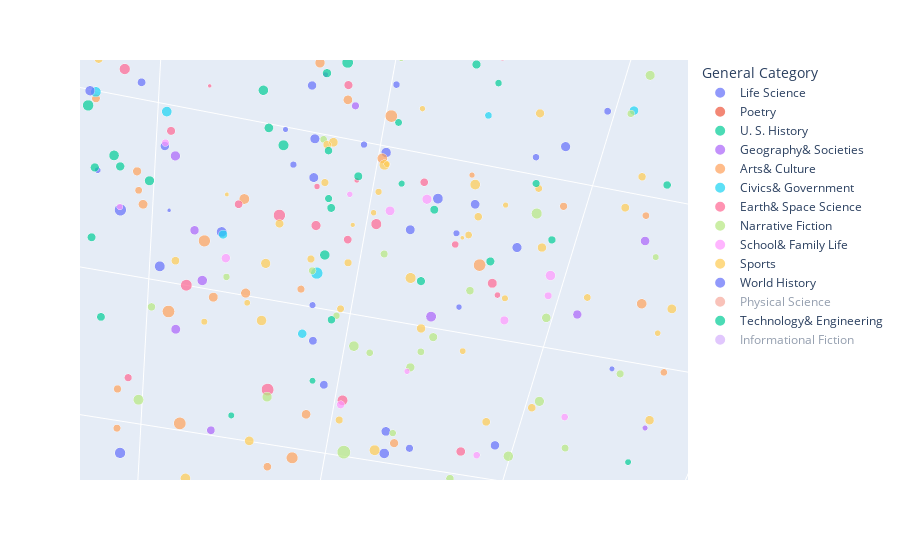

Notebook code for this chart:
### Code cell
fig1

### Figure 1 — Plotly figure (JSON) as saved in the notebook; plotly's stock layout.template omitted (floating-point values rounded to 4 significant figures; data arrays with more than 128 entries replaced by an {"elided": "..."} marker saying what was removed)
{"data": [{"hovertemplate": "General Category=Life Science<br>Word Count=%{x}<br>Lexile=%{y}<br>Polarity=%{z}<br>Named Entities=%{marker.size}<extra></extra>", "legendgroup": "Life Science", "marker": {"color": "#636efa", "size": {"elided": "363 int values"}, "sizemode": "area", "sizeref": 0.7875, "symbol": "circle"}, "mode": "markers", "name": "Life Science", "scene": "scene", "showlegend": true, "type": "scatter3d", "x": {"elided": "363 int values"}, "y": {"elided": "363 int values"}, "z": {"elided": "363 float values"}}, {"hovertemplate": "General Category=Poetry<br>Word Count=%{x}<br>Lexile=%{y}<br>Polarity=%{z}<br>Named Entities=%{marker.size}<extra></extra>", "legendgroup": "Poetry", "marker": {"color": "#EF553B", "size": [5, 0, 2, 2, 15, 6, 0, 1, 4, 51, 3, 5, 4, 1, 17, 8, 4, 3, 3, 0, 9, 6, 5, 1, 0, 36, 7, 2, 9, 11, 0, 0, 4, 0, 1, 11, 2, 2, 2, 2, 5, 0, 5, 4, 3, 0, 0, 1, 0, 6], "sizemode": "area", "sizeref": 0.7875, "symbol": "circle"}, "mode": "markers", "name": "Poetry", "scene": "scene", "showlegend": true, "type": "scatter3d", "x": [165, 48, 72, 61, 116, 82, 55, 56, 110, 996, 108, 81, 74, 110, 377, 291, 238, 111, 114, 45, 144, 95, 45, 61, 107, 577, 392, 140, 122, 128, 131, 69, 116, 107, 34, 177, 182, 133, 55, 257, 105, 49, 113, 41, 44, 30, 30, 32, 22, 89], "y": [null, null, null, null, null, null, null, null, null, null, null, null, null, null, null, null, null, null, null, null, null, null, 1010, null, null, null, null, null, null, null, null, null, null, null, null, null, null, null, null, null, null, null, null, null, null, null, null, null, null, null], "z": [0.01042, 0.06, -0.07778, -0.1167, 0.03619, 0.2815, 0, -0.1764, 0.199, 0.04855, 0.1244, -0.08036, -0.0625, -0.01429, 0.2471, 0.001786, 0.06516, -0.08788, 0.05, 0.6, 0.004798, 0.4262, -0.1, 0.005556, -0.1556, 0.0582, 0.2316, 0.1708, 0.09444, 0.4446, 0.07731, 0.1562, 0.21, 0.1833, -0.1556, -0.4583, 0.1698, -0.1786, -0.1417, 0.2828, -0.2604, 1, -0.347, 0.5, -0.375, -0.6, -0.6, 0.325, 0, 0.3438]}, {"hovertemplate": "General Category=U. S. History<br>Word Count=%{x}<br>Lexile=%{y}<br>Polarity=%{z}<br>Named Entities=%{marker.size}<extra></extra>", "legendgroup": "U. S. History", "marker": {"color": "#00cc96", "size": {"elided": "196 int values"}, "sizemode": "area", "sizeref": 0.7875, "symbol": "circle"}, "mode": "markers", "name": "U. S. History", "scene": "scene", "showlegend": true, "type": "scatter3d", "x": {"elided": "196 int values"}, "y": {"elided": "196 int values"}, "z": {"elided": "196 float values"}}, {"hovertemplate": "General Category=Geography& Societies<br>Word Count=%{x}<br>Lexile=%{y}<br>Polarity=%{z}<br>Named Entities=%{marker.size}<extra></extra>", "legendgroup": "Geography& Societies", "marker": {"color": "#ab63fa", "size": {"elided": "330 int values"}, "sizemode": "area", "sizeref": 0.7875, "symbol": "circle"}, "mode": "markers", "name": "Geography& Societies", "scene": "scene", "showlegend": true, "type": "scatter3d", "x": {"elided": "330 int values"}, "y": {"elided": "330 int values"}, "z": {"elided": "330 float values"}}, {"hovertemplate": "General Category=Arts& Culture<br>Word Count=%{x}<br>Lexile=%{y}<br>Polarity=%{z}<br>Named Entities=%{marker.size}<extra></extra>", "legendgroup": "Arts& Culture", "marker": {"color": "#FFA15A", "size": {"elided": "474 int values"}, "sizemode": "area", "sizeref": 0.7875, "symbol": "circle"}, "mode": "markers", "name": "Arts& Culture", "scene": "scene", "showlegend": true, "type": "scatter3d", "x": {"elided": "474 int values"}, "y": {"elided": "474 int values"}, "z": {"elided": "474 float values"}}, {"hovertemplate": "General Category=Civics& Government<br>Word Count=%{x}<br>Lexile=%{y}<br>Polarity=%{z}<br>Named Entities=%{marker.size}<extra></extra>", "legendgroup": "Civics& Government", "marker": {"color": "#19d3f3", "size": [40, 41, 47, 26, 17, 38, 59, 245, 112, 51, 82, 63, 33, 9, 35, 61, 36, 59, 151, 55, 12, 53, 77, 36, 60, 76, 60, 71, 30, 73, 60, 135, 78, 43, 36, 46, 94, 72, 42, 76, 61, 38, 32, 79, 29, 31, 66, 35, 20, 40, 54, 84, 104, 41, 11, 44, 21, 13, 35, 83, 20, 14, 36, 48, 38, 13, 33, 62, 13, 33, 62, 38, 5, 17, 60, 91, 11, 14, 23, 27, 39, 23, 0, 59, 36, 16, 21, 10, 23, 10, 23, 10, 12, 26, 8, 36, 44, 25], "sizemode": "area", "sizeref": 0.7875, "symbol": "circle"}, "mode": "markers", "name": "Civics& Government", "scene": "scene", "showlegend": true, "type": "scatter3d", "x": [209, 218, 623, 600, 208, 823, 1050, 1591, 775, 308, 951, 644, 471, null, 497, 419, 506, 1084, 1761, 302, 200, 683, 704, 227, 290, 894, 276, 881, 376, 1229, 523, 902, 892, 788, 758, 579, 1094, 645, 304, 457, 791, 712, 303, 516, 206, 259, 391, 376, 268, 206, 803, 742, 1009, 237, 348, 294, 227, 507, 323, 631, 299, 275, 320, 568, 236, 140, 268, 601, 140, 268, 601, 267, 430, 183, 448, 527, 346, 234, 248, 356, 279, 126, 86, 480, 230, 161, 127, 314, 240, 314, 240, 120, 80, 556, 232, 229, 277, 123], "y": [700, 720, 1110, 810, 740, 950, 1020, 1230, 1410, 640, 1220, 1020, 1260, null, 1010, 1470, 1360, 1100, 1430, 1300, 540, 1390, 1050, 740, 550, 1120, 1160, 1430, 660, 1260, 1450, 1450, 1180, 1170, 1140, 690, 1140, 1140, 1490, 1180, 890, 960, 670, 1180, 630, 1460, 830, 1070, 940, 660, 1260, 1160, 1020, 1020, 850, 810, 970, 790, 1420, 780, 790, 760, 660, 1120, 670, 770, 1130, 1150, 770, 1130, 1150, 730, 780, 780, 780, 810, 830, 740, 860, 1080, 830, 530, 400, 970, 1050, 750, 830, 440, 960, 440, 960, 570, 510, 870, 640, 940, 940, 350], "z": [0.1971, 0.145, 0.1775, 0.1247, 0.01982, 0.1525, 0.06818, 0.08095, 0.006251, 0.04134, -0.005823, 0.1504, 0.03214, 0.178, 0.08272, 0.1157, 0.1678, 0.2113, 0.1243, 0.1383, 0.2701, 0.02985, 0.08355, 0.425, 0.1692, 0.1611, 0.1052, 0.1142, 0.112, 0.0858, 0.04402, 0.05616, 0.1961, 0.2602, 0.1664, 0.1832, 0.1145, 0.08827, 0.104, 0.109, 0.1261, -0.02799, 0.235, 0.1991, -0.002863, 0.03056, 0.1631, 0.1404, 0.2643, 0.08194, 0.221, 0.08484, 0.08891, 0.2447, 0.119, 0.1925, 0.2281, 0.2309, 0.129, 0.1873, 0.1928, 0.1942, 0.1366, 0.0636, 0.1311, 0.3736, 0.1247, 0.1193, 0.3736, 0.1247, 0.1193, 0.1429, 0.09347, 0.1461, 0.2003, 0.08868, -0.05893, 0.1372, 0.21, 0.03691, 0.3698, 0.185, 0.2944, 0.09841, 0.1685, 0.2266, 0.1, 0.25, 0.1272, 0.25, 0.1272, 0, 0.3933, 0.0284, 0.2656, 0.1074, 0.1238, 0.1057]}, {"hovertemplate": "General Category=Earth& Space Science<br>Word Count=%{x}<br>Lexile=%{y}<br>Polarity=%{z}<br>Named Entities=%{marker.size}<extra></extra>", "legendgroup": "Earth& Space Science", "marker": {"color": "#FF6692", "size": {"elided": "279 int values"}, "sizemode": "area", "sizeref": 0.7875, "symbol": "circle"}, "mode": "markers", "name": "Earth& Space Science", "scene": "scene", "showlegend": true, "type": "scatter3d", "x": {"elided": "279 int values"}, "y": {"elided": "279 int values"}, "z": {"elided": "279 float values"}}, {"hovertemplate": "General Category=Narrative Fiction<br>Word Count=%{x}<br>Lexile=%{y}<br>Polarity=%{z}<br>Named Entities=%{marker.size}<extra></extra>", "legendgroup": "Narrative Fiction", "marker": {"color": "#B6E880", "size": {"elided": "323 int values"}, "sizemode": "area", "sizeref": 0.7875, "symbol": "circle"}, "mode": "markers", "name": "Narrative Fiction", "scene": "scene", "showlegend": true, "type": "scatter3d", "x": {"elided": "323 int values"}, "y": {"elided": "323 int values"}, "z": {"elided": "323 float values"}}, {"hovertemplate": "General Category=School& Family Life<br>Word Count=%{x}<br>Lexile=%{y}<br>Polarity=%{z}<br>Named Entities=%{marker.size}<extra></extra>", "legendgroup": "School& Family Life", "marker": {"color": "#FF97FF", "size": [24, 4, 87, 37, 7, 9, 58, 2, 142, 18, 2, 8, 24, 10, 9, 25, 6, 14, 5, 24, 22, 4, 42, 37, 44, 36, 74, 20, 56, 46, 28, 10, 38, 14, 15, 59, 26, 24, 41, 64, 7, 9, 18, 10, 21, 3, 9, 20, 44, 29, 11, 35, 35, 28, 87, 18, 28, 18, 18, 12, 12, 38, 29, 47, 2, 37, 26, 38, 29, 51, 72, 71, 15, 30, 59, 47, 21, 23, 70, 24, 10, 4, 0, 2, 16, 0, 10, 27, 4, 0, 9, 6, 47, 35, 16, 9, 52, 51, 13, 2, 2, 0, 41, 4, 10, 2, 0, 26, 8, 14, 14, 6, 24, 50, 0, 28, 6, 39, 5, 27, 25, 7, 70, 12, 18, 35], "sizemode": "area", "sizeref": 0.7875, "symbol": "circle"}, "mode": "markers", "name": "School& Family Life", "scene": "scene", "showlegend": true, "type": "scatter3d", "x": [327, 185, 1626, 1347, 202, 448, 629, 195, 1636, 524, 268, 204, 427, 139, 199, 1215, 681, 239, 190, 431, 622, 171, 1027, 732, 539, 928, 1033, 205, 1149, 320, 187, 189, 1248, 501, 509, 1015, 748, 276, 897, 977, 174, 484, 1191, 199, 433, 141, 283, 445, 1177, 187, 293, 1181, 645, 637, 2299, 495, 548, 428, 427, 277, 419, 378, 583, 1165, 500, 544, 1004, 614, 1027, 399, 554, 591, 435, 983, 956, 535, 313, 519, 978, 489, 96, 107, 72, 70, 301, 101, 86, 334, 97, 57, 163, 104, 424, 109, 356, 62, 751, 110, 131, 76, 76, 90, 553, 78, 183, 105, 108, 313, 210, 248, 248, 100, 283, 620, 91, 324, 169, 357, 217, 327, 318, 105, 421, 102, 132, 372], "y": [690, 910, 700, 900, 280, 1030, 1070, 770, 690, 1030, 660, 560, 790, 290, 660, 960, 890, 560, 720, 770, 1020, 490, 900, 1070, 650, 830, 880, 600, 890, 690, 450, 600, 850, 620, 550, 840, 960, 630, 1070, 990, 550, 690, 880, 450, 420, 590, 600, 650, 790, 370, 740, 1210, 1050, 750, 940, 1110, 1100, 620, 690, 640, 740, 840, 1110, 1000, 660, 1130, 1020, 1110, 1140, 980, 940, 820, 640, 950, 1040, 1150, 1070, 960, 960, 950, 1000, 380, 560, 440, 1060, 650, 280, 960, 320, 270, 950, 440, 1110, 300, 1000, 180, 1040, 200, 300, 340, 340, 430, 1110, 380, 560, 470, 410, 730, 1020, 950, 950, 250, 1000, 1020, 300, 1060, 1070, 910, 1020, 1240, 1000, 380, 1040, 430, 890, 910], "z": [0.01798, 0.09425, 0.1996, 0.1691, 0.01832, 0.06746, 0.05397, 0.2089, 0.05079, 0.1426, 0.1996, 0.03502, 0.03631, 0.13, 0.1012, 0.1679, 0.0541, 0.05873, -0.1597, -0.007702, 0.1772, 0.02222, 0.1347, 0.06119, 0.1739, 0.09647, 0.1821, 0.05435, 0.212, 0.3233, 0.1118, 0.4196, 0.1674, 0.1195, 0.0325, 0.03837, 0.01804, 0.09504, 0.05565, 0.1778, 0.2727, 0.1707, 0.06456, 0.5, 0.004698, 0.02167, 0.08088, 0.0895, 0.1054, 0.2236, 0.1684, 0.1885, 0.1698, 0.07915, 0.1824, 0.05432, 0.08633, 0.1096, 0.3607, 0.04728, 0.1848, 0.08899, 0.1739, 0.09554, 0.2288, 0.1806, 0.2686, 0.009746, 0.1554, 0.1704, 0.02875, 0.1305, 0.06778, -0.09245, 0.03094, 0.07127, 0.1243, 0.2127, 0.2486, 0.06398, 0.104, 0.25, 0.2589, -0.08732, 0.2329, 0.3063, 0.3125, 0.08571, 0.3381, 0.4562, -0.04375, 0.2339, 0.1073, 0.035, 0.2812, 0.4917, 0.08542, 0.04167, 0.03, 0.075, 0.075, 0.3345, 0.09444, 0.2089, 0.4136, 0.06997, 0.3106, 0.06228, -0.08843, 0.2584, 0.2584, 0.08929, 0.2391, 0.1451, 0.45, 0.2524, 0.03146, 0.1132, 0.2062, 0.07694, -0.03844, 0.1016, 0.108, 0.3898, 0.1955, 0.1382]}, {"hovertemplate": "General Category=Sports<br>Word Count=%{x}<br>Lexile=%{y}<br>Polarity=%{z}<br>Named Entities=%{marker.size}<extra></extra>", "legendgroup": "Sports", "marker": {"color": "#FECB52", "size": {"elided": "247 int values"}, "sizemode": "area", "sizeref": 0.7875, "symbol": "circle"}, "mode": "markers", "name": "Sports", "scene": "scene", "showlegend": true, "type": "scatter3d", "x": {"elided": "247 int values"}, "y": {"elided": "247 int values"}, "z": {"elided": "247 float values"}}, {"hovertemplate": "General Category=World History<br>Word Count=%{x}<br>Lexile=%{y}<br>Polarity=%{z}<br>Named Entities=%{marker.size}<extra></extra>", "legendgroup": "World History", "marker": {"color": "#636efa", "size": [39, 146, 45, 52, 36, 146, 54, 8, 21, 51, 15, 38, 9, 12, 71, 73, 150, 78, 23, 44, 17, 74, 1, 56, 47, 46, 43, 10, 30, 60, 63, 34, 10, 9, 63, 62, 32, 24, 76, 48, 27, 35, 64, 10, 5, 16, 18, 64, 19, 26, 26, 13, 58, 24, 16, 11, 21, 51, 33, 12, 17, 20, 79, 5, 26, 74, 20, 79, 5, 26, 74, 50, 25, 53, 56, 21, 31, 56, 9, 46, 13, 27, 19, 35, 20, 32, 8, 18, 47, 15, 27, 70, 16, 3, 31, 4, 32, 11, 15, 72, 23, 59, 12, 13, 8, 8, 23, 23, 31, 46, 52, 76, 20, 31, 41, 10, 15], "sizemode": "area", "sizeref": 0.7875, "symbol": "circle"}, "mode": "markers", "name": "World History", "scene": "scene", "showlegend": true, "type": "scatter3d", "x": [816, 734, 677, 1175, 1013, 1386, 302, 196, 567, 438, 511, 753, 0, 370, 891, 386, 1437, 956, 536, 394, 230, 630, 257, 316, 470, 368, 246, 131, 384, 400, 447, 508, 153, 198, 314, 566, 425, 263, 426, 251, 198, 282, 805, 292, 157, 214, 151, 355, 219, 458, 564, 228, 475, 359, 251, 163, 193, 306, 234, 214, 152, 461, 330, 149, 256, 698, 461, 330, 149, 256, 698, 547, 379, 489, 495, 179, 253, 570, 224, 593, 184, 276, 417, 320, 504, 365, 298, 207, 247, 525, 286, 571, 382, 185, 523, 235, 363, 347, 178, 505, 277, 830, 246, 321, 298, 81, 447, 209, 276, 497, 505, 644, 126, 543, 609, 252, 261], "y": [940, 1000, 1340, 1010, 700, 1300, 820, 680, 1140, 990, 710, 1110, null, 1150, 1180, 950, 1120, 1310, 710, 610, 560, 880, 770, 810, 790, 850, 590, 580, 790, 780, 680, 860, 570, 610, 790, 1020, 590, 710, 830, 820, 770, 800, 820, 620, 640, 670, 830, 820, 660, 560, 830, 610, 740, 720, 980, 700, 960, 850, 830, 630, 630, 880, 690, 580, 730, 980, 880, 690, 580, 730, 980, 630, 820, 730, 830, 650, 660, 900, 600, 770, 670, 680, 790, 830, 680, 660, 600, 720, 770, 820, 970, 810, 690, 600, 780, 700, 640, 810, 630, 1240, 630, 1040, 740, 600, 820, 810, 630, 1070, 940, 1070, 1090, 1050, 790, 1170, 1100, 900, 680], "z": [0.04719, 0.04886, 0.1295, 0.1148, 0.07341, 0.09382, 0.2346, 0.1601, 0.06604, 0.2053, 0.01997, 0.2123, 0, 0.1507, 0.1907, 0.1045, 0.09139, 0.1345, -0.1085, 0.04484, 0.3506, 0.1232, 0, 0.09167, 0.1659, 0.02376, 0.2076, 0.06694, 0.09555, 0.1923, 0.134, 0.0179, 0.2139, 0.258, 0.1555, -0.00815, 0.01012, 0.5387, 0.1379, -0.04318, -0.006863, 0.1326, 0.1243, 0.1973, 0.168, 0.425, 0.1442, 0.1386, 0.3665, 0.1462, 0.2308, 0.3479, 0.02064, 0.06067, 0.2455, 0.4423, 0.1731, -0.05809, 0.1772, -0.02689, 0.07403, 0.2064, 0.08426, 0.3054, -0.02531, 0.04038, 0.2064, 0.08426, 0.3054, -0.02531, 0.04038, 0.09654, 0.1607, 0.1742, -0.02968, 0.4684, 0.2134, 0.09152, 0.1579, 0.06307, 0.08914, 0.1309, 0.1461, 0.2848, 0.1992, 0.232, 0.1028, 0.03333, 0.1331, 0.1911, -0.0003472, 0.0275, 0.06045, 0.2069, 0.1645, 0.03937, 0.2208, 0.1081, -0.04062, 0.05208, 0.06467, 0.1341, 0.2513, 0.1505, 0.2373, -0.01694, 0.07645, 0.1278, -0.03409, 0.2099, 0.1981, -0.02546, 0.1, 0.2593, 0.173, -0.008929, 0.01698]}, {"hovertemplate": "General Category=Physical Science<br>Word Count=%{x}<br>Lexile=%{y}<br>Polarity=%{z}<br>Named Entities=%{marker.size}<extra></extra>", "legendgroup": "Physical Science", "marker": {"color": "#EF553B", "size": [0, 7, 28, 4, 8, 0, 4, 24, 65, 5, 0, 7, 2, 8, 2, 16, 17, 2, 4, 30, 5, 1, 66, 10, 69, 5, 12, 5, 15, 10, 7, 15, 10, 7, 50, 1, 38, 13, 7, 29, 11, 6, 1, 0, 3, 2, 7, 0, 0, 0, 5, 3], "sizemode": "area", "sizeref": 0.7875, "symbol": "circle"}, "mode": "markers", "name": "Physical Science", "scene": "scene", "showlegend": true, "type": "scatter3d", "visible": "legendonly", "x": [111, 409, 806, 932, 556, 350, 191, 1472, 1119, 394, 201, 646, 347, 743, 609, 984, 1167, 534, 255, 431, 168, 173, 778, 149, 823, 182, 293, 201, 373, 143, 481, 373, 143, 481, 895, 186, 515, 334, 150, 253, 262, 87, 85, 101, 72, 92, 97, 84, 84, 91, 79, 76], "y": [480, 870, 1120, 1090, 930, 1170, 370, 1050, 800, 850, 510, 890, 1020, 1240, 1180, 1160, 990, 720, 810, 840, 780, 620, 1120, 640, 980, 750, 890, 780, 760, 560, 870, 760, 560, 870, 1000, 880, 1170, 820, 610, 1090, 1140, 480, 410, 410, 240, 470, 380, 140, 140, 210, 470, 420], "z": [0.05, 0.1163, 0.09497, 0.1365, 0.0726, 0.1799, 0.09583, 0.0803, 0.07854, 0.2994, 0.133, 0.109, 0.08935, 0.06184, 0.145, 0.0972, 0.09382, 0.2642, 0.1454, 0.07002, 0.1029, 0.12, 0.1187, 0.3217, 0.04591, 0.2494, 0.09545, 0.1045, -0.038, 0.06389, 0.06619, -0.038, 0.06389, 0.06619, 0.09106, 0.1005, 0.1203, 0.05, 0.1875, -0.06136, 0.1594, 0.5333, 0.1394, 0.1938, -0.1, 0.2333, 0.1429, 0.5271, 0.5271, 0.3654, 0.1186, 0.06667]}, {"hovertemplate": "General Category=Technology& Engineering<br>Word Count=%{x}<br>Lexile=%{y}<br>Polarity=%{z}<br>Named Entities=%{marker.size}<extra></extra>", "legendgroup": "Technology& Engineering", "marker": {"color": "#00cc96", "size": {"elided": "137 int values"}, "sizemode": "area", "sizeref": 0.7875, "symbol": "circle"}, "mode": "markers", "name": "Technology& Engineering", "scene": "scene", "showlegend": true, "type": "scatter3d", "x": {"elided": "137 int values"}, "y": {"elided": "137 int values"}, "z": {"elided": "137 float values"}}, {"hovertemplate": "General Category=Informational Fiction<br>Word Count=%{x}<br>Lexile=%{y}<br>Polarity=%{z}<br>Named Entities=%{marker.size}<extra></extra>", "legendgroup": "Informational Fiction", "marker": {"color": "#ab63fa", "size": [34, 23], "sizemode": "area", "sizeref": 0.7875, "symbol": "circle"}, "mode": "markers", "name": "Informational Fiction", "scene": "scene", "showlegend": true, "type": "scatter3d", "visible": "legendonly", "x": [757, 546], "y": [890, 930], "z": [0.03374, 0.1337]}], "layout": {"autosize": true, "legend": {"itemsizing": "constant", "title": {"text": "General Category"}, "tracegroupgap": 0}, "margin": {"t": 60}, "scene": {"aspectmode": "auto", "aspectratio": {"x": 1, "y": 1, "z": 1}, "camera": {"center": {"x": -0.26, "y": 0.08201, "z": 0.007939}, "eye": {"x": -0.2917, "y": 0.0879, "z": -0.09789}, "projection": {"type": "perspective"}, "up": {"x": 0, "y": 0, "z": 1}}, "domain": {"x": [0, 1], "y": [0, 1]}, "xaxis": {"title": {"text": "Word Count"}, "type": "linear"}, "yaxis": {"title": {"text": "Lexile"}, "type": "linear"}, "zaxis": {"title": {"text": "Polarity"}, "type": "linear"}}}}
